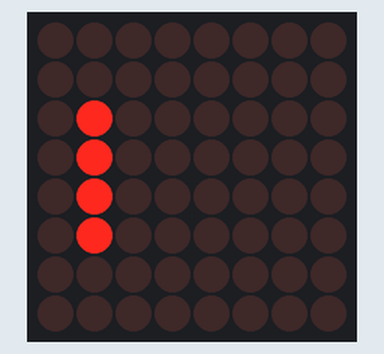
Simulated run of this program. Board: MicroPython board. On the bench: 8×8 LED matrix. At 0.9 s the program stops and its outputs stay as they are.

Above: at 0.06 s.
At 0.41 s:
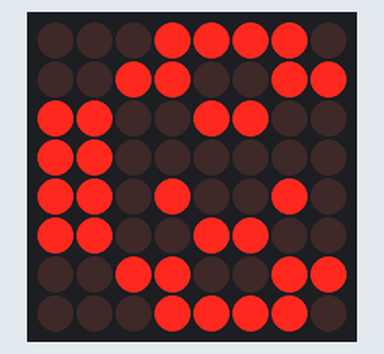
At 0.76 s:
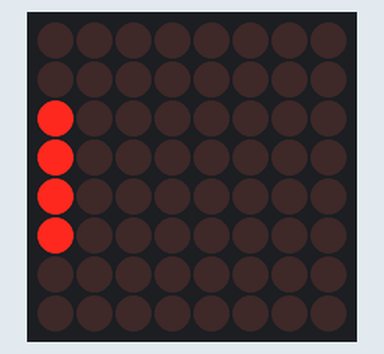

The program:

main.py
```python
# HT16K33 control board
# https://cdn-shop.adafruit.com/datasheets/ht16K33v110.pdf

from machine import I2C, Pin
import time


i2c = I2C(0, scl=Pin(21), sda=Pin(20))

# system on
i2c.writeto(0x70, bytes([0b00100001]))

# display on
i2c.writeto(0x70, bytes([0b10000001]))

# dim at 1/16 (brightness)
i2c.writeto(0x70, bytes([0b11100001]))

b_arr = bytearray(17)
# emoji icon
# 8 items = 8 matrix rows
# 1 byte (item) = 8 row leds
b_inp = [0x3c, 0x66, 0x99, 0x81, 0xa5, 0x99, 0x66, 0x3c]

# declare shift to move icon
for shift in range(-8, 9):
    for i, x in enumerate(b_inp):
        b_arr[i * 2 + 1] = shift >= 0 and x << shift or x >> abs(shift)

    # data bytes are form of 0x00 - data byte - 0x00 - data byte - ...
    i2c.writeto(0x70, bytes(b_arr))

    time.sleep_ms(50)
```
